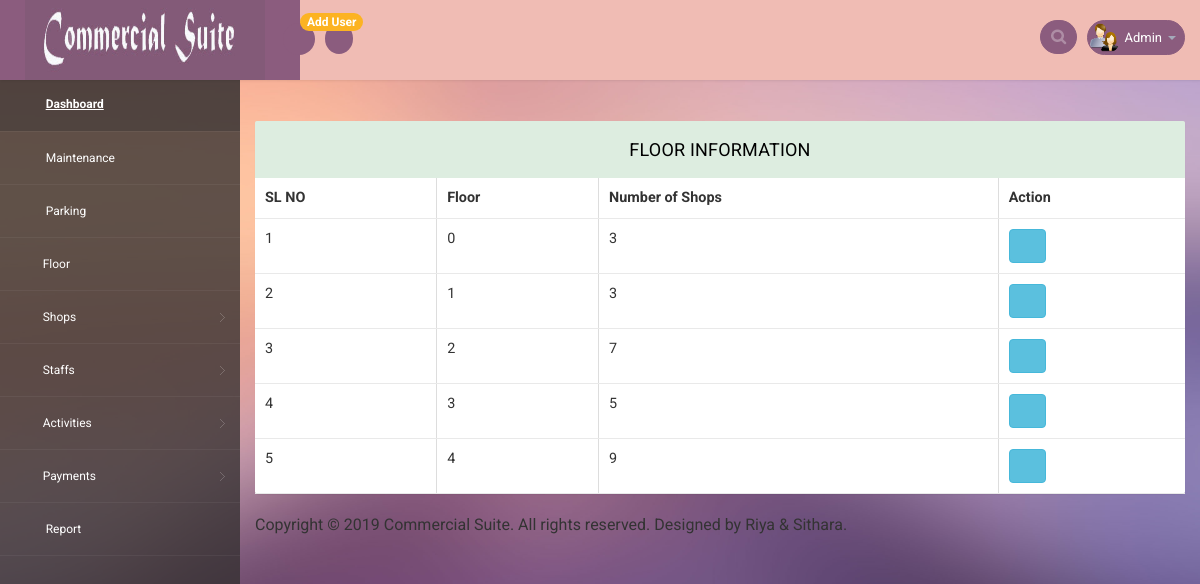
Screenshot of /admin/view_floor.php (signed in) with the database file from the repository.
### tables this page shows
CREATE TABLE IF NOT EXISTS `floor` (
  `floor_id` int(11) NOT NULL AUTO_INCREMENT,
  `apartment_id` int(11) NOT NULL,
  `floor_no` int(11) NOT NULL,
  `total_shop` int(11) NOT NULL,
  `floor_status` varchar(20) NOT NULL,
  PRIMARY KEY (`floor_id`),
  KEY `apartment_id` (`apartment_id`)
);

### admin/view_floor.php (the view, shortened to what this page needs)
<?php
    include 'con_db.php';
    $qry=mysqli_query($con,"SELECT * FROM apartment") or die(mysqli_error($con));
    $row=mysqli_fetch_array($qry);
    $tot_floor=$row['num_floor'];
    $selqry=mysqli_query($con,"SELECT * FROM floor");
    $Fcount=mysqli_num_rows($selqry);
?>
<!DOCTYPE html>
<head>
<link rel="stylesheet" href="css/bootstrap.min.css" >
<link href="css/style.css" rel='stylesheet' type='text/css' />
<link href="css/style-responsive.css" rel="stylesheet"/>
<link rel="stylesheet" href="css/font.css" type="text/css"/>
<link href="css/font-awesome.css" rel="stylesheet">
<link rel="stylesheet" href="css/morris.css" type="text/css"/>
<link rel="stylesheet" href="css/monthly.css">
</head>
<body style="background-image:url('images/rohan/7.jpg')">
<section id="container">
<?php include('header.php'); ?>
<section id="main-content">
    <section class="wrapper">
        <div class="row">
                    <div class="col-lg-10"></div>
                        <?php     if($Fcount==$tot_floor) {?>
                        <div class="col-lg-3"></div>
                        <?php } else { ?>
                        <div class="col-lg-2">                               <a href="floor.php" class="btn btn-info" title="Add FloorInformation"><i class="fa fa-eye"></i>Add Floor Info</a>
                        <?php } ?>
                           </div>
                <br>
        <div class="row">
        <div class="col-md-6"></div>
            <div class="col-lg-12">
                    <section class="panel">
                               <header class="panel-heading">
                           Floor Information
                        </header>
                                    <table class="table table-bordered  table-hover" style="background-color:white" border="solid green 1px">
                                        <thead>
                                            <tr>
                                                <th>SL NO</th>
                                                <th>Floor</th>
                                                <th>Number of Shops</th>
                                                <th>Action</th>
                                            </tr>
                                        </thead>
                                        <tbody>
                                         <?php $i=1;
                                          $sql=mysqli_query($con,"SELECT * FROM floor ORDER BY floor_no ASC");
                                            while($row=mysqli_fetch_array($sql))
                                            {
                                          ?>
                                            <tr class="tr-shadow">
                                                <td><?php echo $i++;  ?></td>
                                                <td ><?php echo $row['floor_no'];  ?></td>
                                                <td><?php echo $row['total_shop'];  ?></td>
                                                <td>
                                                    <div class="table-data-feature">
                                                        <a href="up_floor.php?id=<?php echo $row['floor_id']; ?>" class="btn btn-info" data-placement="top" title="Edit">
                                                            <i class="fa fa-edit"></i>
                                                        </a>
                                                    </div>
                                                </td>
                                            </tr>
                                           <?php } ?>
                                      </table>
                                </div>
                            </div>
                        <div class="row">
                            <div class="col-md-12">
                                <div class="copyright">
                                    <p>Copyright © 2019 Commercial Suite. All rights reserved. Designed by Riya & Sithara.</p>
                                </div>
                            </div>
                        </div>
</section>
</section>
</section>
</body>
</html>

### admin/css/style.css (style rules this page uses)
p { margin: 0; }
html, body { font-family: 'Roboto', sans-serif; font-size: 100%; overflow-x: hidden; background: url(../images/bg.jpg) no-repeat 0px 0px; background-size:cover; color: #333; }
body a { transition: 0.5s all ease; -webkit-transition: 0.5s all ease; -moz-transition: 0.5s all ease; -o-transition: 0.5s all ease; -ms-transition: 0.5s all ease; text-decoration:none; }
p { margin:0; }
#main-content { margin-left:240px; -webkit-transition:all .3s ease-in-out; -moz-transition:all .3s ease-in-out; -o-transition:all .3s ease-in-out; transition:all .3s ease-in-out; }
.wrapper { display:inline-block; margin-top:80px; padding:15px; width:100%; }
.panel-heading { position: relative; height: 57px; line-height: 57px; letter-spacing: 0.2px; color: #000; font-size: 18px; font-weight: 400; padding: 0 16px; background:#ddede0; border-top-right-radius: 2px; border-top-left-radius: 2px; text-transform: uppercase; text-align: center; }
.panel { border: none ! important; }
.table>thead>tr>th { border-bottom: 1px solid #e1ab91 ! important; }
.table>tbody>tr>td, .table>tbody>tr>th, .table>tfoot>tr>td, .table>tfoot>tr>th, .table>thead>tr>td, .table>thead>tr>th { border-bottom: 1px solid #e9e9e9 ! important; }
.table > thead > tr > th, .table > tbody > tr > th, .table > tfoot > tr > th, .table > thead > tr > td, .table > tbody > tr > td, .table > tfoot > tr > td { border-top: none !important; }
.table td, .table>tbody>tr>td, .table>tbody>tr>th, .table>tfoot>tr>td, .table>tfoot>tr>th, .table>thead>tr>td, .table>thead>tr>th { padding: 10px!important; }
.table > thead > tr > th, .table > tbody > tr > th, .table > tfoot > tr > th, .table > thead > tr > td, .table > tbody > tr > td, .table > tfoot > tr > td { font-size: 0.9em; color: #333; border-top: none !important; }

### rows the page displays
floor: floor_no "0", total_shop "3"
floor: floor_no "1", total_shop "3"
floor: floor_no "2", total_shop "7"
floor: floor_no "3", total_shop "5"
floor: floor_no "4", total_shop "9"
